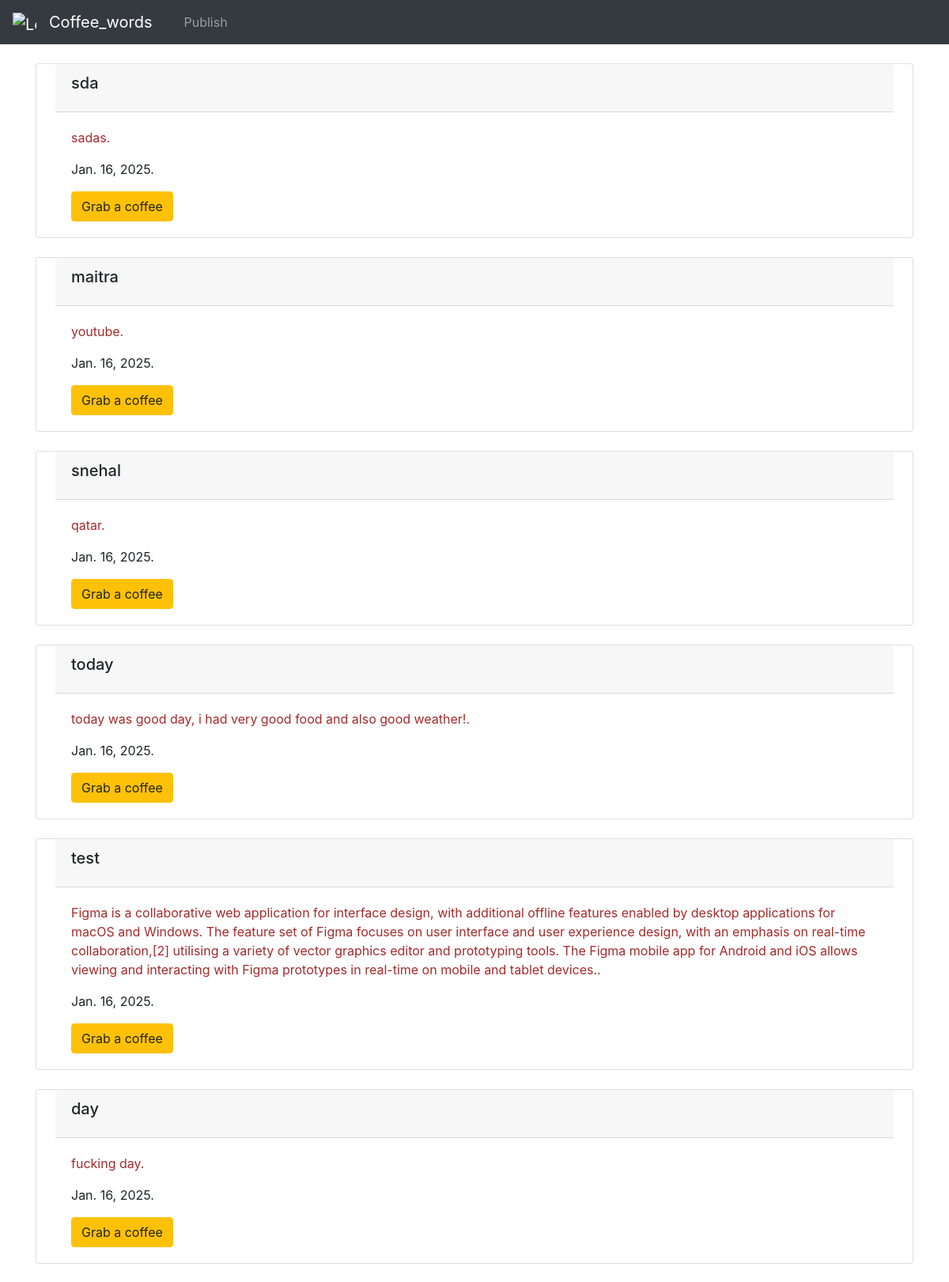
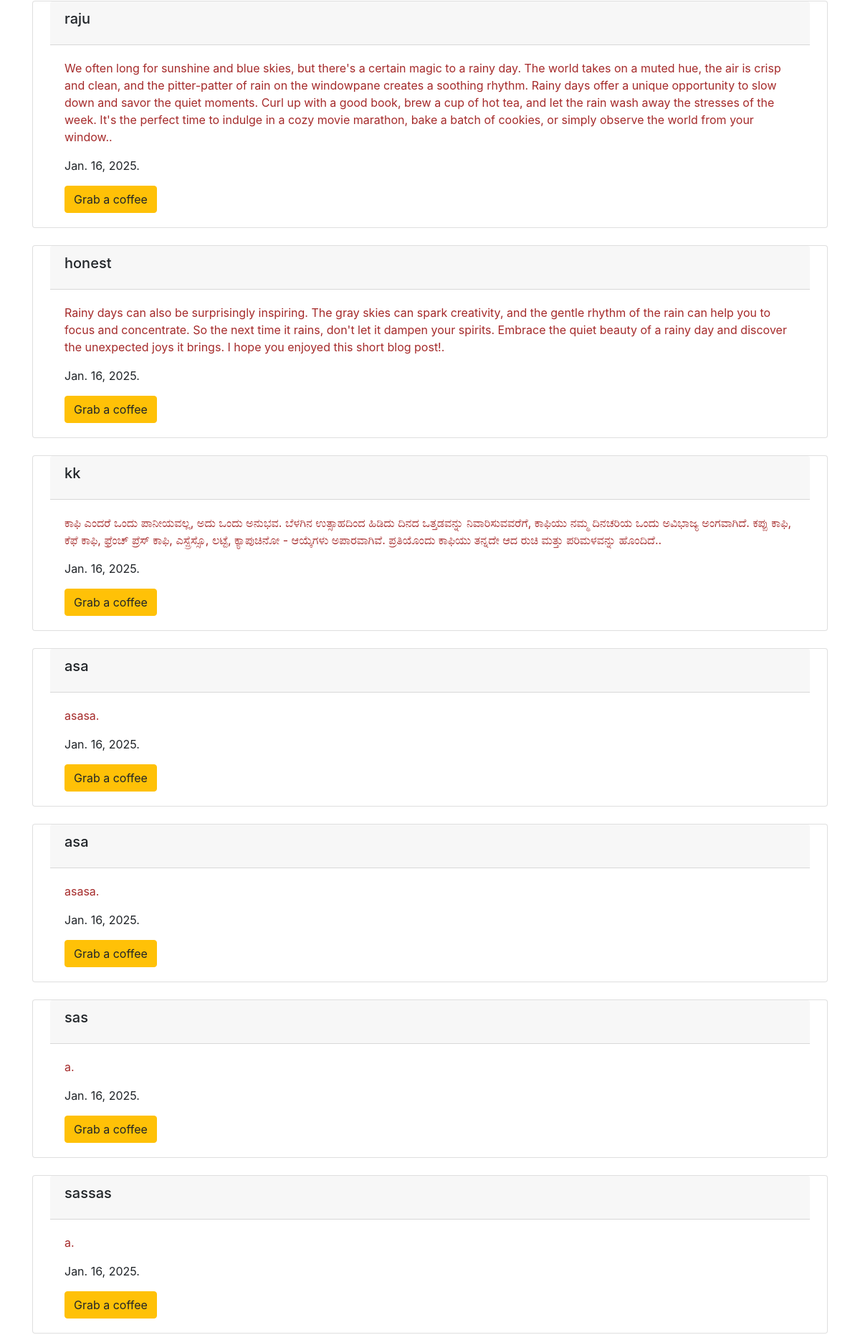
The page / (upper part) on the database its author committed (2 pictures, top to bottom).
### book/models.py (models this page shows)
class Contact(models.Model):
    title=models.CharField(max_length=50)
    text=models.TextField()
    date=models.DateField()
    def __str__(self):
             return self.title

### book/views.py (the view)
# urls.py: path("",views.home,name='home'),
def home(request):
    contacts=Contact.objects.all()
    context={
        'contact':contacts
    }
    print(context)
    return render(request,'home.html',context)

### templates/home.html (shortened to what this page needs)
{% extends "base.html" %}
{% block body %}
<div>
{% for i in contact %}
<div class="container">
<div class="card my-4 px-4">
  <div class="card-header ">
    <h5 class="card-title">{{i.title}}</h5>
  </div>
  <div class="card-body">
    <p class="card-text" style="color:brown;">{{i.text}}.</p>
    <p class="card-text" >{{i.date}}.</p>
    <a href="#" class="btn btn-warning">Grab a coffee</a>
  </div>
</div>
</div>
{% endfor %}
{%endblock body %}

### templates/base.html (shortened to what this page needs)
<!doctype html>
<html lang="en">
  <head>
    <link rel="stylesheet" href="https://cdn.jsdelivr.net/npm/bootstrap@4.0.0/dist/css/bootstrap.min.css">
  </head>
  <body>
    <nav class="navbar navbar-expand-lg navbar-dark bg-dark">
      <a class="navbar-brand" href="#">
        <img src="https://www.svgrepo.com/show/10116/coffee-cup.svg" alt="Logo" width="30" height="24" class="d-inline-block align-text-top">
      </a>
      <a class="navbar-brand" href="/home">Coffee_words</a>
      <div class="collapse navbar-collapse" id="navbarSupportedContent">
        <ul class="navbar-nav mr-auto">
          <li class="nav-item active">
            <a class="nav-link" href="/home"> <span class="sr-only">(current)</span></a>
          </li>
          <li class="nav-item">
            <a class="nav-link" href="/about">Publish</a>
          </li>
        </ul>
      </div>
    </nav>
   <div >
    {% block body %} {% endblock body %}
  </div>
  </body>
</html>

### rows shown on the page
Contact: title "sda", text "sadas", date "Jan. 16, 2025"
Contact: title "maitra", text "youtube", date "Jan. 16, 2025"
Contact: title "snehal", text "qatar", date "Jan. 16, 2025"
Contact: title "today", text "today was good day, i had very good food and also good weather!", date "Jan. 16, 2025"
Contact: title "test", text "Figma is a collaborative web application for interface design, with additional offline features enabled by desktop applications for macOS and Windows. The feature set of Figma focuses on user interface and user experience design, with an emphasis on real-time collaboration,[2] utilising a variety of vector graphics editor and prototyping tools. The Figma mobile app for Android and iOS allows viewing and interacting with Figma prototypes in real-time on mobile and tablet devices.", date "Jan. 16, 2025"
Contact: title "day", text "fucking day", date "Jan. 16, 2025"
Contact: title "raju", text "We often long for sunshine and blue skies, but there's a certain magic to a rainy day. The world takes on a muted hue, the air is crisp and clean, and the pitter-patter of rain on the windowpane creates a soothing rhythm. Rainy days offer a unique opportunity to slow down and savor the quiet moments. Curl up with a good book, brew a cup of hot tea, and let the rain wash away the stresses of the week. It's the perfect time to indulge in a cozy movie marathon, bake a batch of cookies, or simply observe the world from your window.", date "Jan. 16, 2025"
Contact: title "honest", text "Rainy days can also be surprisingly inspiring. The gray skies can spark creativity, and the gentle rhythm of the rain can help you to focus and concentrate. So the next time it rains, don't let it dampen your spirits. Embrace the quiet beauty of a rainy day and discover the unexpected joys it brings. I hope you enjoyed this short blog post!", date "Jan. 16, 2025"
Contact: title "kk", text "ಕಾಫಿ ಎಂದರೆ ಒಂದು ಪಾನೀಯವಲ್ಲ, ಅದು ಒಂದು ಅನುಭವ. ಬೆಳಗಿನ ಉತ್ಸಾಹದಿಂದ ಹಿಡಿದು ದಿನದ ಒತ್ತಡವನ್ನು ನಿವಾರಿಸುವವರೆಗೆ, ಕಾಫಿಯು ನಮ್ಮ ದಿನಚರಿಯ ಒಂದು ಅವಿಭಾಜ್ಯ ಅಂಗವಾಗಿದೆ. ಕಪ್ಪು ಕಾಫಿ, ಕೆಫೆ ಕಾಫಿ, ಫ್ರೆಂಚ್ ಪ್ರೆಸ್ ಕಾಫಿ, ಎಸ್ಪ್ರೆಸ್ಸೊ, ಲಟ್ಟೆ, ಕ್ಯಾಪುಚಿನೋ - ಆಯ್ಕೆಗಳು ಅಪಾರವಾಗಿವೆ. ಪ್ರತಿಯೊಂದು ಕಾಫಿಯು ತನ್ನದೇ ಆದ ರುಚಿ ಮತ್ತು ಪರಿಮಳವನ್ನು ಹೊಂದಿದೆ.", date "Jan. 16, 2025"
Contact: title "asa", text "asasa", date "Jan. 16, 2025"
Contact: title "asa", text "asasa", date "Jan. 16, 2025"
Contact: title "sas", text "a", date "Jan. 16, 2025"
Contact: title "sassas", text "a", date "Jan. 16, 2025"
